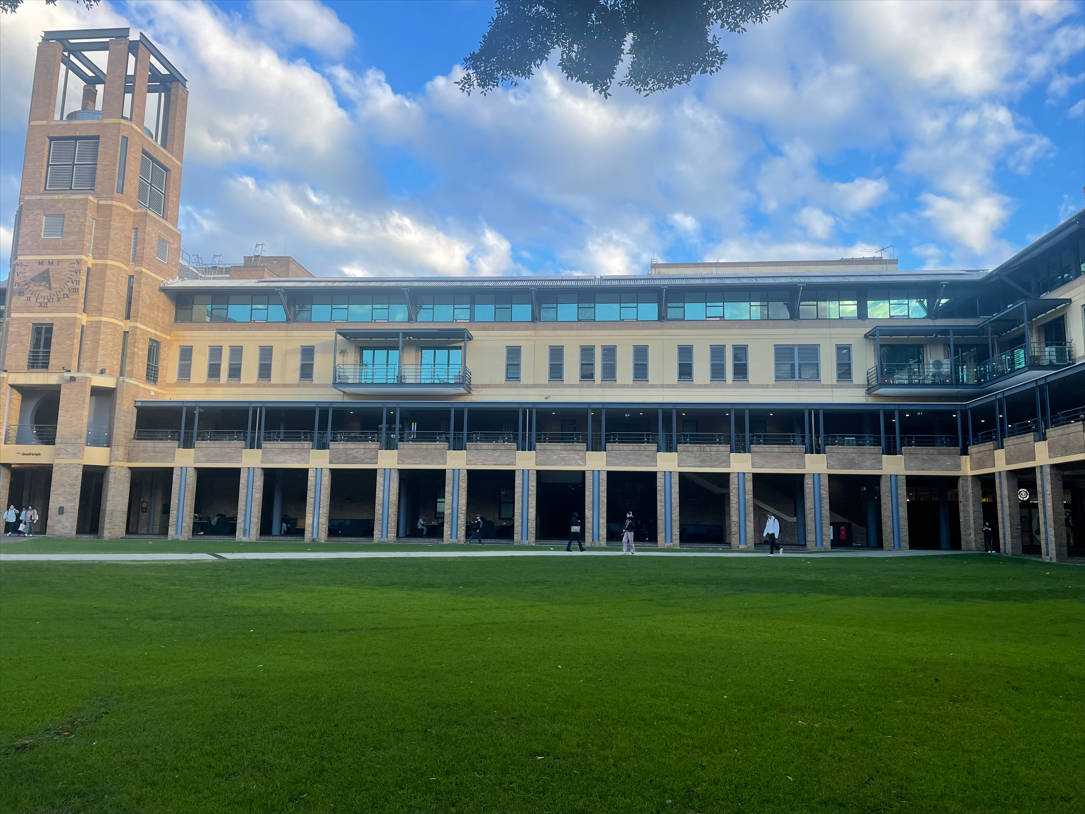
#> input picture lab2/original_images/image1.jpg, 1085 x 814 px
$ python task3.py
#> lines starting #> are read from the running program, lines starting #| are printed output that depends on the picture; after the words box and inside, x2 and y2 are one past the last pixel; in counts of white or black regions, pixels touching at a corner belong together
import cv2
import numpy as np
import matplotlib.pyplot as plt
import os

# Ensure the output directory exists
output_dir = 'processed_images'
os.makedirs(output_dir, exist_ok=True)

# Load images
img1 = cv2.imread('original_images/image1.jpg')
#> img1 is the input picture: shape (814, 1085, 3); mean B, G, R 111.7, 118.3, 95.2
img2 = cv2.imread('original_images/image2.jpg')
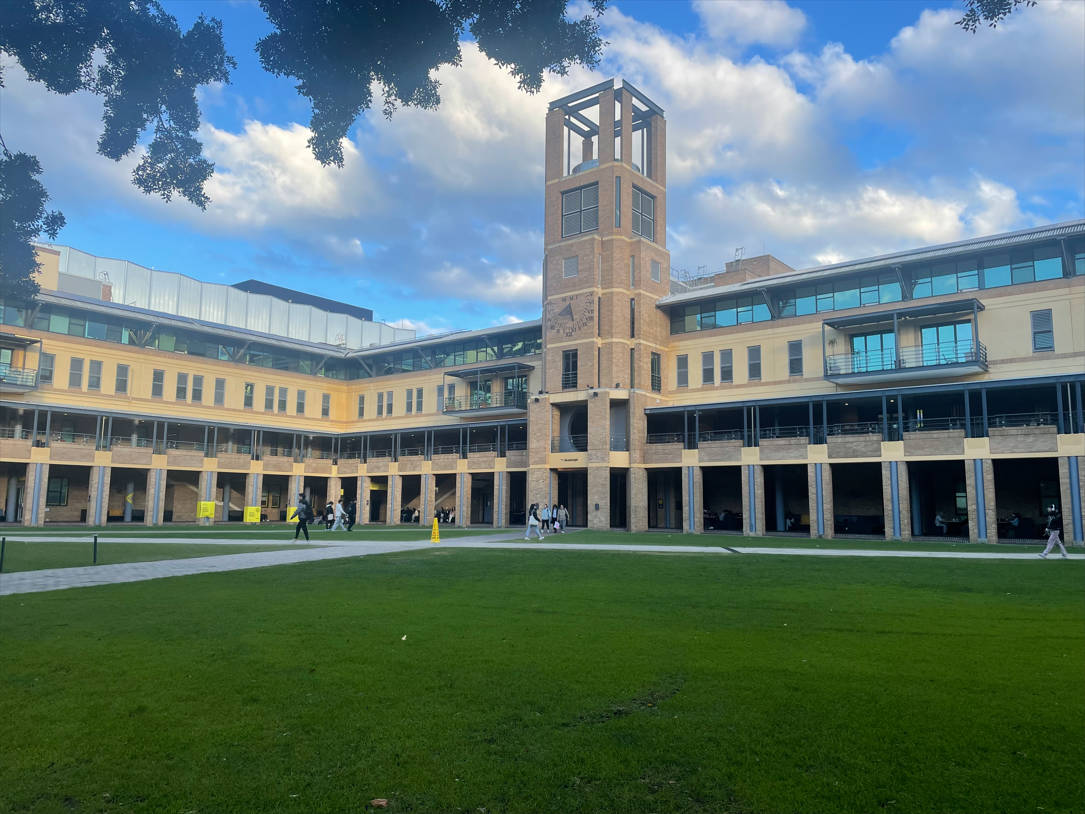
#> input picture lab2/original_images/image2.jpg, 1085 x 814 px
#> img2 is the input picture: shape (814, 1085, 3); mean B, G, R 111.9, 116.9, 93.8

# Convert images to grayscale
gray1 = cv2.cvtColor(img1, cv2.COLOR_BGR2GRAY)
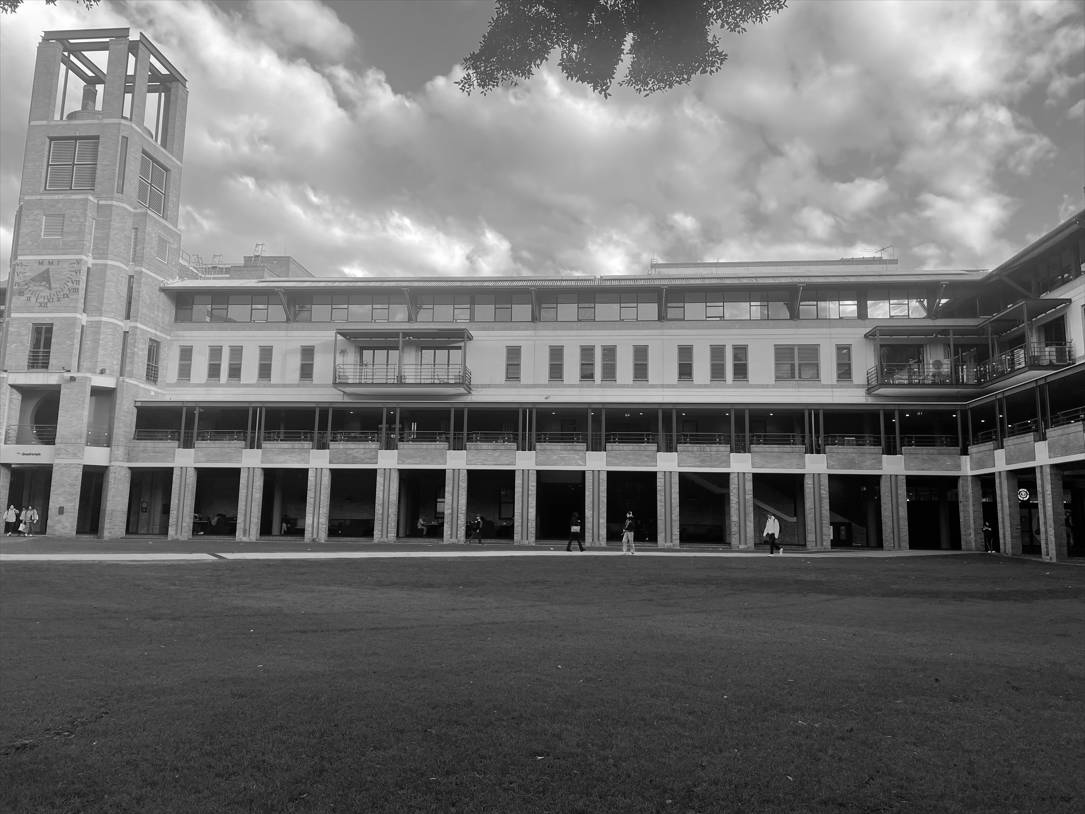
#> gray1: shape (814, 1085); min 0, max 255, mean 110.7
gray2 = cv2.cvtColor(img2, cv2.COLOR_BGR2GRAY)
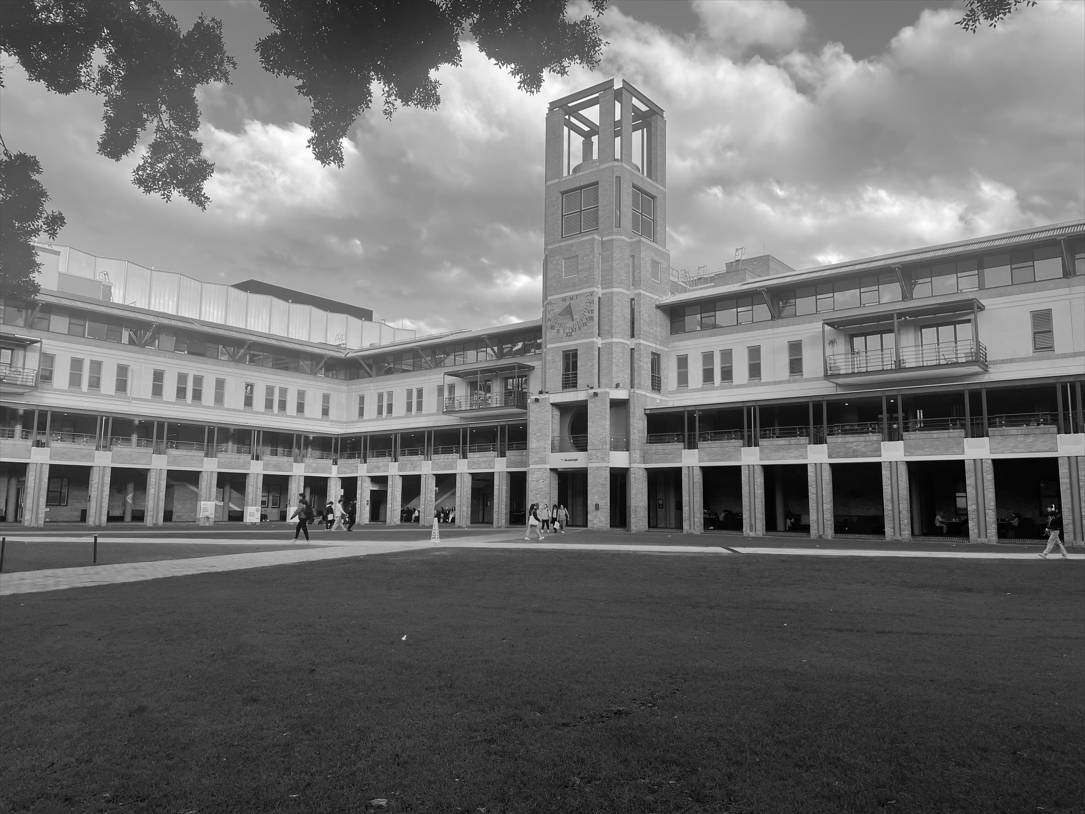
#> gray2: shape (814, 1085); min 0, max 255, mean 109.4

# Initialize SIFT detector
sift = cv2.SIFT_create()

# Detect SIFT keypoints and descriptors
keypoints1, descriptors1 = sift.detectAndCompute(gray1, None)
#> keypoints1 = 2722 keypoints; strongest (x, y, size): (66, 53, 2.2), (943, 301, 3.3), (21, 527, 3.9), (20, 529, 2.4)
keypoints2, descriptors2 = sift.detectAndCompute(gray2, None)
#> keypoints2 = 2922 keypoints; strongest (x, y, size): (567, 117, 1.8), (404, 638, 2.2), (442, 515, 1.8), (570, 105, 2)

# Match keypoints using BFMatcher and KNN
matcher = cv2.BFMatcher()
knn_matches = matcher.knnMatch(descriptors1, descriptors2, k=2)
#> knn_matches = 2722 matches

# Apply Lowe's ratio test to filter good matches
good_matches = []
for m, n in knn_matches:
    if m.distance < 0.75 * n.distance:
        good_matches.append(m)
#> after the loop, good_matches = 524 matches

# Sort good matches by distance and select top matches
good_matches = sorted(good_matches, key=lambda x: x.distance)
top_matches = good_matches[:50]
#> top_matches = 50 matches

# Draw keypoint matches
img_matches = cv2.drawMatches(img1, keypoints1, img2, keypoints2, top_matches, None,
                              flags=cv2.DrawMatchesFlags_NOT_DRAW_SINGLE_POINTS)
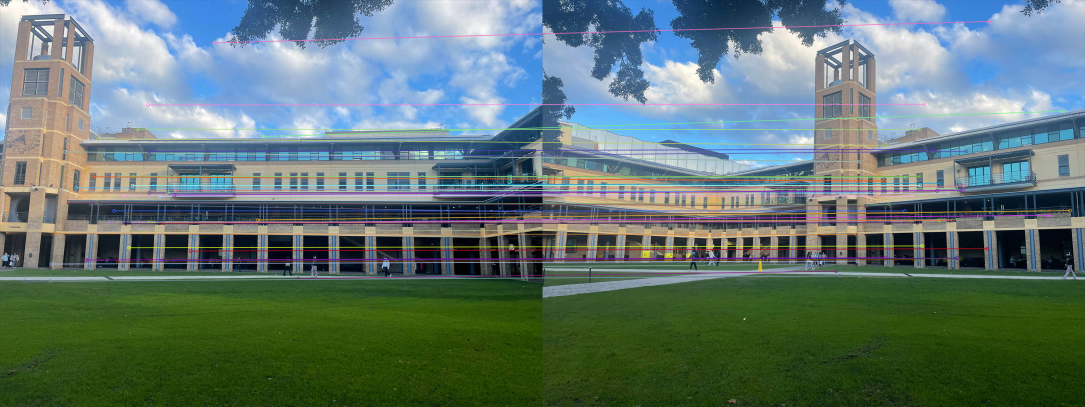
#> img_matches: shape (814, 2170, 3) (shown at 1/2 size); mean B, G, R 112.9, 118.3, 97
for m in top_matches:
    pt1 = (int(keypoints1[m.queryIdx].pt[0]), int(keypoints1[m.queryIdx].pt[1]))
    pt2 = (int(keypoints2[m.trainIdx].pt[0] + img1.shape[1]), int(keypoints2[m.trainIdx].pt[1]))
    cv2.line(img_matches, pt1, pt2, (0, 255, 0), 2, cv2.LINE_AA)  # Green, thick lines
#> this loop made 50 passes
#> (pt1, pt2) on passes 1 to 12: ((246, 390), (1824, 391)), ((49, 562), (1679, 551)), ((596, 556), (1671, 542)), ((265, 352), (1839, 352)), ((525, 272), (2125, 222)), ((349, 381), (1927, 371)), ((257, 494), (1844, 491)), ((100, 561), (1719, 551)), ((264, 370), (1839, 370)), ((265, 352), (1839, 352)), ((306, 371), (1880, 365)), ((296, 444), (1878, 440))
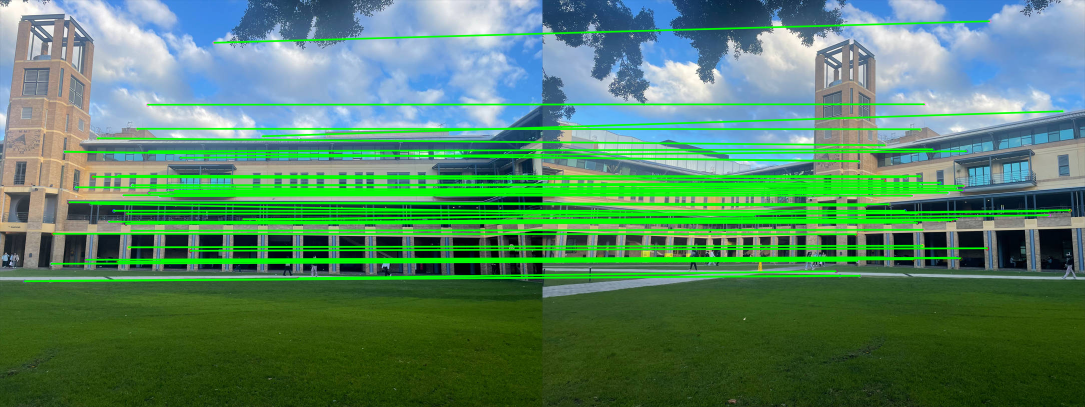
#> img_matches: shape (814, 2170, 3) (shown at 1/2 size); 13.83% of pixels changed, all inside (x1, y1, x2, y2) = (47, 40, 2142, 565)

cv2.imwrite(os.path.join(output_dir, 'img_matches.jpg'), img_matches)

# Show matched keypoints
plt.figure(figsize=(12, 6))
plt.imshow(cv2.cvtColor(img_matches, cv2.COLOR_BGR2RGB))
plt.title('Top 50 Keypoint Matches')
plt.axis('off')
plt.show()

# Extract keypoints from top matches
src_pts = np.float32([keypoints1[m.queryIdx].pt for m in top_matches]).reshape(-1, 1, 2)
#> src_pts = 50 rows, first 8: [246.3, 391], [49.09, 562.4], [596.1, 556.9], [265.9, 352.5], [525.8, 272.8], [349.8, 381], [257.7, 495], [100.1, 561.4]
dst_pts = np.float32([keypoints2[m.trainIdx].pt for m in top_matches]).reshape(-1, 1, 2)
#> dst_pts = 50 rows, first 8: [739, 391.8], [594.5, 551.1], [586.8, 542], [754.2, 352.5], [1040.2, 222], [842, 371.6], [759.7, 491.3], [634.1, 551.6]

# Find homography using RANSAC
matrix, mask = cv2.findHomography(src_pts, dst_pts, cv2.RANSAC, 5.0)
#> matrix = [[0.324, 0.0709, 516.5], [-0.314, 0.807, 92.15], [-0.000616, -1.05e-05, 1]]; mask = 50 values, max 1 at index 0, min 0 at index 2, mean 0.9

# Warp one image to align with the other
result = cv2.warpPerspective(img1, matrix, (img1.shape[1] + img2.shape[1], img1.shape[0]))
result[0:img2.shape[0], 0:img2.shape[1]] = img2
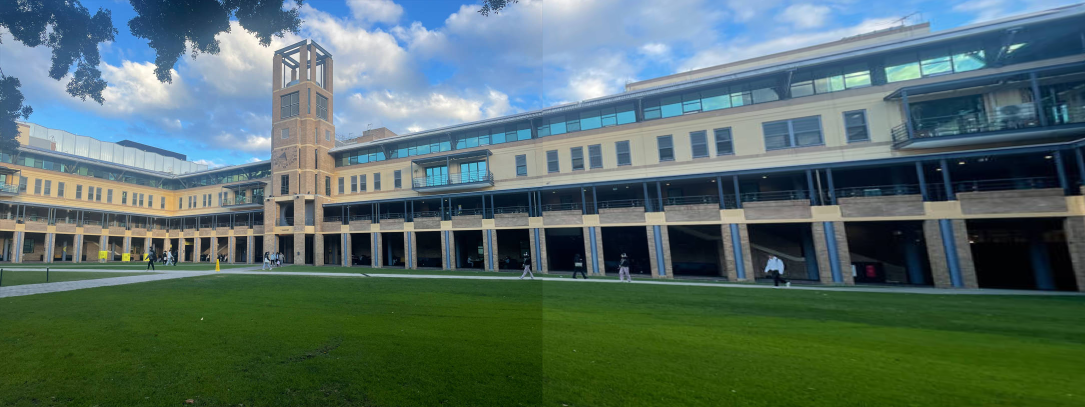
#> result: shape (814, 2170, 3) (shown at 1/2 size); mean B, G, R 102.4, 108.7, 84.9

# Save and show the stitched image
cv2.imwrite(os.path.join(output_dir, 'stitched_img.jpg'), result)
plt.figure(figsize=(12, 6))
plt.imshow(cv2.cvtColor(result, cv2.COLOR_BGR2RGB))
plt.title('Stitched Image')
plt.axis('off')
plt.show()
